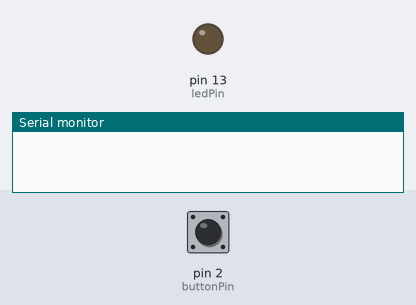
A sketch run on a simulated Arduino Uno, built with avr-gcc and run on an emulated ATmega328P. Shown: output pins drawn as LEDs (lit = HIGH), the last lines printed to the serial monitor. Inputs (shaded band) come from the test bench; at power-on: pin 2 (buttonPin) HIGH.

Above: at 1.2 s.
1.3 s: pin 2 (buttonPin) pulled LOW for 0.15 s
At 1.37 s:
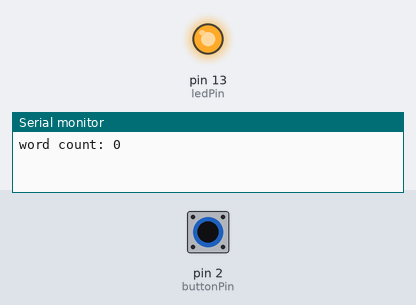
2.9 s: pin 2 (buttonPin) pulled LOW for 1 s
At 4.6 s:
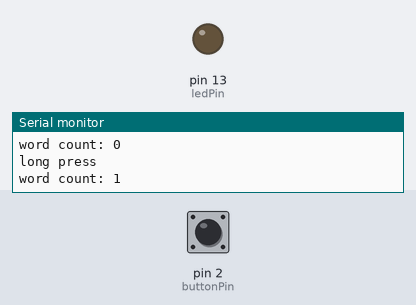
5.4 s: pin 2 (buttonPin) pulled LOW for 3.2 s
At 5.7 s:
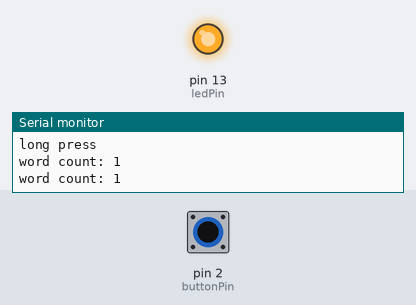
Timing chart, 0 to 10.1 s (numbered marks = the images above; inputs shaded):
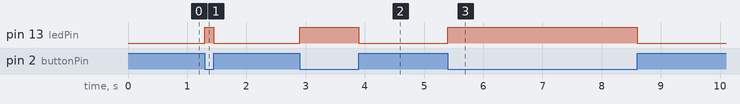

Measured:
- after the input at 1.3 s, pin 13 (ledPin): LOW → HIGH at once, → LOW 0.15 s later
- after the input at 2.9 s, pin 13 (ledPin): LOW → HIGH at once, → LOW 1.0 s later
- after the input at 5.4 s, pin 13 (ledPin): LOW → HIGH at once, → LOW 3.2 s later

The sketch:

word-count.ino
```cpp
#define NONE 0
#define SHORT 1
#define LONG 2

// constants won't change. They're used here to set pin numbers:
const int buttonPin = 2;     // the number of the pushbutton pin
const int ledPin =  13;      // the number of the LED pin

// variables will change:
int buttonState = 0;         // variable for reading the pushbutton status

int btn_state = LOW;
int press_type = NONE;
int during_t = 0, down_t = 0;
int word_count = 0;

void detectKey() {
  btn_state = digitalRead(buttonPin);

  if (btn_state == LOW) {
    down_t = millis();
    digitalWrite(ledPin, HIGH);
  } else {
    during_t = millis() - down_t;
    if (during_t < 10) {
      press_type = NONE;
    } else if (during_t > 500) {
      press_type = LONG;
      Serial.println("long press");
    } else {
      press_type = SHORT;
      Serial.println("short press");
    }
    digitalWrite(ledPin, LOW);
  }

  if (press_type == LONG) {
    ++word_count;
  }

  Serial.print("word count: ");
  Serial.println(word_count);

  press_type = NONE;
}

void setup() {
  Serial.begin(9600);
  pinMode(ledPin, OUTPUT);
  pinMode(buttonPin, INPUT);
  attachInterrupt(digitalPinToInterrupt(buttonPin), detectKey, CHANGE);
}

void loop() {
}
```
